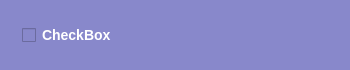
<?xml version="1.0" encoding="UTF-8"?>
<ui version="4.0">
 <class>RegularOptionWidget</class>
 <widget class="QWidget" name="RegularOptionWidget">
  <property name="geometry">
   <rect>
    <x>0</x>
    <y>0</y>
    <width>350</width>
    <height>66</height>
   </rect>
  </property>
  <property name="font">
   <font>
    <pointsize>-1</pointsize>
    <weight>75</weight>
    <bold>true</bold>
   </font>
  </property>
  <property name="windowTitle">
   <string>Form</string>
  </property>
  <property name="styleSheet">
   <string notr="true">QWidget{background-color: rgb(136, 136, 203);
color:White;
font-weight:bold;
font-size: 14px;}

QLineEdit {
	font-size: 14px;
	text-align: center;
}

QGroupBox{
	border: 1px transparent;
	border-radius: 10px;
}</string>
  </property>
  <layout class="QHBoxLayout" name="horizontalLayout">
   <item>
    <widget class="QGroupBox" name="MainGroupBox">
     <property name="sizePolicy">
      <sizepolicy hsizetype="Preferred" vsizetype="Fixed">
       <horstretch>0</horstretch>
       <verstretch>0</verstretch>
      </sizepolicy>
     </property>
     <property name="title">
      <string/>
     </property>
     <layout class="QHBoxLayout" name="horizontalLayout_2">
      <item>
       <widget class="QCheckBox" name="OptionName">
        <property name="sizePolicy">
         <sizepolicy hsizetype="Preferred" vsizetype="Preferred">
          <horstretch>0</horstretch>
          <verstretch>0</verstretch>
         </sizepolicy>
        </property>
        <property name="minimumSize">
         <size>
          <width>50</width>
          <height>30</height>
         </size>
        </property>
        <property name="maximumSize">
         <size>
          <width>270</width>
          <height>30</height>
         </size>
        </property>
        <property name="cursor">
         <cursorShape>PointingHandCursor</cursorShape>
        </property>
        <property name="styleSheet">
         <string notr="true">padding-left:2px</string>
        </property>
        <property name="text">
         <string>CheckBox</string>
        </property>
       </widget>
      </item>
      <item>
       <spacer name="horizontalSpacer">
        <property name="orientation">
         <enum>Qt::Horizontal</enum>
        </property>
        <property name="sizeHint" stdset="0">
         <size>
          <width>20</width>
          <height>20</height>
         </size>
        </property>
       </spacer>
      </item>
     </layout>
    </widget>
   </item>
  </layout>
 </widget>
 <resources/>
 <connections/>
</ui>
